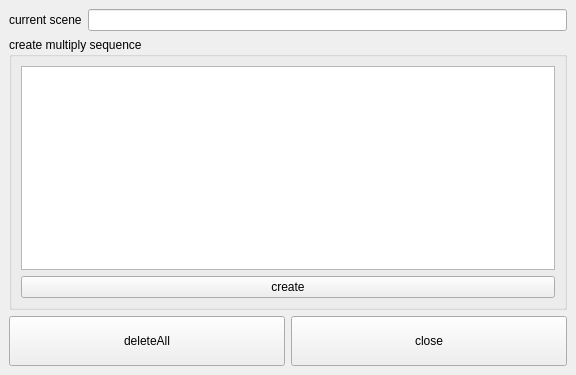
<?xml version="1.0" encoding="UTF-8"?>
<ui version="4.0">
 <class>MainWindow</class>
 <widget class="QMainWindow" name="MainWindow">
  <property name="geometry">
   <rect>
    <x>0</x>
    <y>0</y>
    <width>576</width>
    <height>375</height>
   </rect>
  </property>
  <property name="windowTitle">
   <string>MainWindow</string>
  </property>
  <widget class="QWidget" name="centralwidget">
   <layout class="QGridLayout" name="gridLayout_2">
    <item row="1" column="0" colspan="2">
     <widget class="QGroupBox" name="multiGroupBox">
      <property name="title">
       <string>create multiply sequence</string>
      </property>
      <layout class="QGridLayout" name="gridLayout">
       <item row="0" column="0">
        <widget class="QListWidget" name="shotListWidget"/>
       </item>
       <item row="1" column="0">
        <widget class="QPushButton" name="multiCamCreateBtn">
         <property name="text">
          <string>create</string>
         </property>
        </widget>
       </item>
      </layout>
     </widget>
    </item>
    <item row="2" column="0">
     <widget class="QPushButton" name="deleteAllBtn">
      <property name="minimumSize">
       <size>
        <width>0</width>
        <height>50</height>
       </size>
      </property>
      <property name="text">
       <string>deleteAll</string>
      </property>
     </widget>
    </item>
    <item row="2" column="1">
     <widget class="QPushButton" name="closeBtn">
      <property name="minimumSize">
       <size>
        <width>0</width>
        <height>50</height>
       </size>
      </property>
      <property name="text">
       <string>close</string>
      </property>
     </widget>
    </item>
    <item row="0" column="0" colspan="2">
     <layout class="QHBoxLayout" name="horizontalLayout">
      <item>
       <widget class="QLabel" name="sceneNameLabel">
        <property name="text">
         <string>current scene</string>
        </property>
       </widget>
      </item>
      <item>
       <widget class="QLineEdit" name="sceneNameLineEdit"/>
      </item>
     </layout>
    </item>
   </layout>
  </widget>
  <widget class="QMenuBar" name="menubar">
   <property name="geometry">
    <rect>
     <x>0</x>
     <y>0</y>
     <width>576</width>
     <height>23</height>
    </rect>
   </property>
  </widget>
 </widget>
 <resources/>
 <connections/>
</ui>
